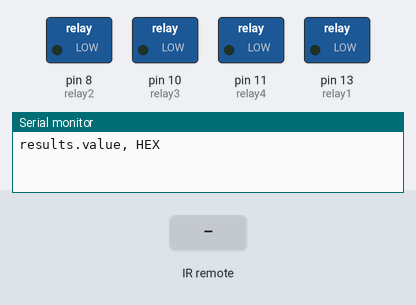
Bench run of a sketch on a simulated Arduino Uno, built with avr-gcc and run on an emulated ATmega328P. Parts: switched loads named in the sketch (green lamp = pin HIGH), the last lines printed to the serial monitor. The inputs (shaded band) are chosen by the test bench.

Above: at 1.2 s.
1.3 s: infrared code 0x807F8877 received
At 2.2 s:
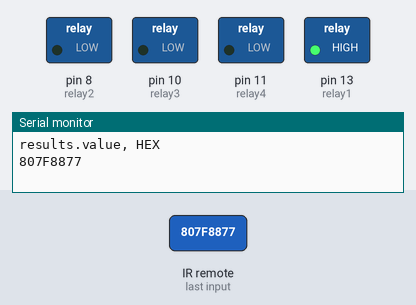
2.8 s: infrared code 0x807F48B7 received
At 3.3 s:
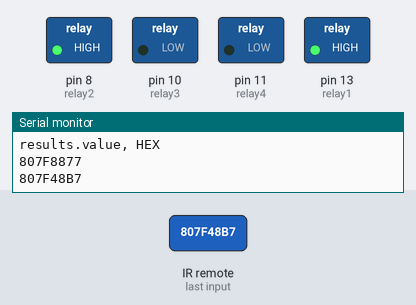
4.3 s: infrared code 0x807FC837 received
At 5.5 s:
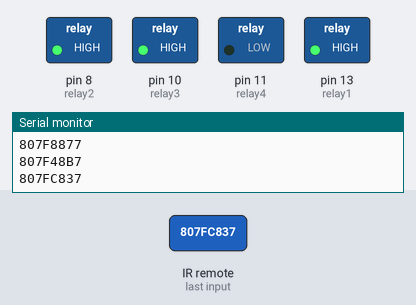
5.8 s: infrared code 0xFFD12E received
At 6.8 s:
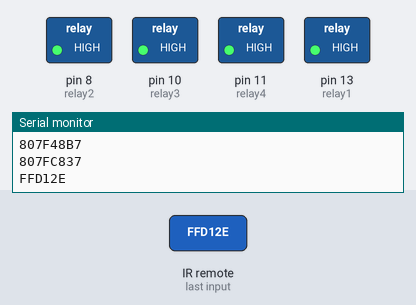
7.3 s: infrared code 0x807F8877 received
At 7.9 s:
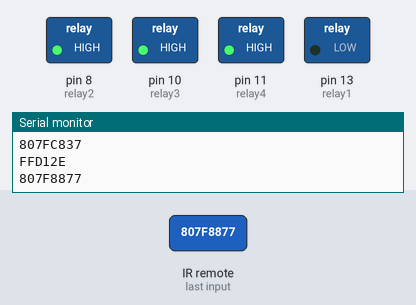
8.8 s: infrared code 0x807F48B7 received
At 9.1 s:
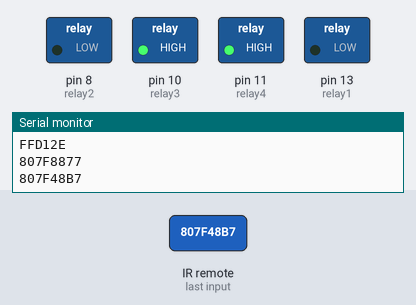
Timing chart, 0 to 11.3 s (numbered marks = the images above; inputs shaded):
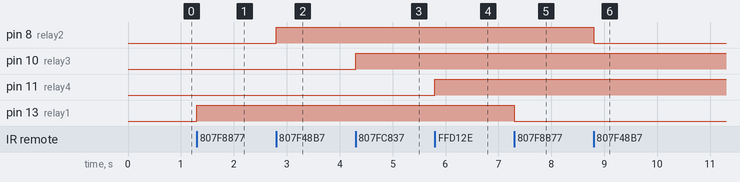

The sketch:

irremoterelay.ino
```cpp
/*
  IR Receiver Demonstration 3
  IR-Rcv-Demo3.ino
  Control LED's using Unused IR Remote keys

  DroneBot Workshop 2017
  http://dronebotworkshop.com
*/

// Include IR Remote Library by Ken Shirriff
#include <IRremote.h>

// Define sensor pin
const int RECV_PIN = 9;
// Define LED pin constants
const int relay1 = 13;
const int relay2 = 8;
const int relay3 = 10;
const int relay4 = 11;
// Define integer to remember toggle state
int togglestate1 = 0;
int togglestate2 = 0;
int togglestate3 = 0;
int togglestate4 = 0;
int togglestateall = 0;

// Define IR Receiver and Results Objects
IRrecv irrecv(RECV_PIN);
decode_results results;


void setup() {
  // Enable the IR Receiver
  irrecv.enableIRIn();
  // Set LED pins as Outputs
  pinMode(relay1, OUTPUT);
  pinMode(relay2, OUTPUT);
  pinMode(relay3, OUTPUT);
  pinMode(relay4, OUTPUT);
  Serial.begin(9600);
  Serial.println("results.value, HEX");
}


void loop() {
  if (irrecv.decode(&results)) {
    Serial.println(results.value, HEX);
    switch (results.value) {

      case 0x807F8877: //Yellow Keypad Button
        // Toggle LED On or Off
        if (togglestate1 == 0) {
          digitalWrite(relay1, HIGH);
          togglestate1 = 1;
          togglestateall = 1;
        }
        else {
          digitalWrite(relay1, LOW);
          togglestate1 = 0;
          togglestateall = 0;
        }
        break;

      case 0x807F48B7: //Yellow Keypad Button
        // Toggle LED On or Off
        if (togglestate2 == 0) {
          digitalWrite(relay2, HIGH);
          togglestate2 = 1;
          togglestateall = 1;
        }
        else {
          digitalWrite(relay2, LOW);
          togglestate2 = 0;
          togglestateall = 0;
        }
        break;

      case 0x807FC837: //Yellow Keypad Button
        // Toggle LED On or Off
        if (togglestate3 == 0) {
          digitalWrite(relay3, HIGH);
          togglestate3 = 1;
          togglestateall = 1;
        }
        else {
          digitalWrite(relay3, LOW);
          togglestate3 = 0;
          togglestateall = 0;
        }
        break;

      case 0xFFD12E: //Yellow Keypad Button
        // Toggle LED On or Off
        if (togglestate4 == 0) {
          digitalWrite(relay4, HIGH);
          togglestate4 = 1;
          togglestateall = 1;
        }
        else {
          digitalWrite(relay4, LOW);
          togglestate4 = 0;
          togglestateall = 0;
        }
        break;

      case 0x807F00FF: //Yellow Keypad Button
        // Toggle LED On or Off

        digitalWrite(relay1, LOW);
        digitalWrite(relay2, LOW);
        digitalWrite(relay3, LOW);
        digitalWrite(relay4, LOW);
        togglestateall = 0;

        break;


    }
    irrecv.resume();
  }

}
```

Measured:
- after the input at 1.3 s, pin 13 (relay1): LOW → HIGH at once
- after the input at 2.8 s, pin 8 (relay2): LOW → HIGH at once
- after the input at 4.3 s, pin 10 (relay3): LOW → HIGH at once
- after the input at 5.8 s, pin 11 (relay4): LOW → HIGH at once
- after the input at 7.3 s, pin 13 (relay1): HIGH → LOW at once
- after the input at 8.8 s, pin 8 (relay2): HIGH → LOW at once
